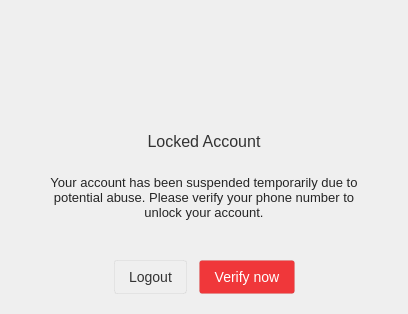
        <widget class="QWidget" name="pVerifySMSAccount">
         <layout class="QVBoxLayout" name="verifySmsLayout">
          <property name="spacing">
           <number>0</number>
          </property>
          <property name="leftMargin">
           <number>0</number>
          </property>
          <property name="topMargin">
           <number>0</number>
          </property>
          <property name="rightMargin">
           <number>0</number>
          </property>
          <property name="bottomMargin">
           <number>0</number>
          </property>
          <item>
           <widget class="QWidget" name="wContainerVerifySMS" native="true">
            <property name="styleSheet">
             <string notr="true">background: transparent;
image: none;</string>
            </property>
            <layout class="QVBoxLayout" name="containerVerifySmsLayout2">
             <property name="spacing">
              <number>0</number>
             </property>
             <property name="leftMargin">
              <number>0</number>
             </property>
             <property name="topMargin">
              <number>0</number>
             </property>
             <property name="rightMargin">
              <number>0</number>
             </property>
             <property name="bottomMargin">
              <number>11</number>
             </property>
             <item>
              <widget class="QWidget" name="wVerifyIcon" native="true">
               <property name="sizePolicy">
                <sizepolicy hsizetype="Preferred" vsizetype="Fixed">
                 <horstretch>0</horstretch>
                 <verstretch>0</verstretch>
                </sizepolicy>
               </property>
               <property name="minimumSize">
                <size>
                 <width>0</width>
                 <height>70</height>
                </size>
               </property>
               <property name="maximumSize">
                <size>
                 <width>16777215</width>
                 <height>70</height>
                </size>
               </property>
               <layout class="QHBoxLayout" name="verifyIconLayout">
                <property name="spacing">
                 <number>0</number>
                </property>
                <property name="leftMargin">
                 <number>0</number>
                </property>
                <property name="topMargin">
                 <number>0</number>
                </property>
                <property name="rightMargin">
                 <number>0</number>
                </property>
                <property name="bottomMargin">
                 <number>0</number>
                </property>
                <item>
                 <spacer name="horizontalSpacer_13">
                  <property name="orientation">
                   <enum>Qt::Horizontal</enum>
                  </property>
                  <property name="sizeHint" stdset="0">
                   <size>
                    <width>162</width>
                    <height>20</height>
                   </size>
                  </property>
                 </spacer>
                </item>
                <item>
                 <widget class="QToolButton" name="bVerifyIcon">
                  <property name="minimumSize">
                   <size>
                    <width>70</width>
                    <height>70</height>
                   </size>
                  </property>
                  <property name="maximumSize">
                   <size>
                    <width>70</width>
                    <height>70</height>
                   </size>
                  </property>
                  <property name="styleSheet">
                   <string notr="true">border: none;</string>
                  </property>
                  <property name="text">
                   <string/>
                  </property>
                  <property name="icon">
                   <iconset>
                    <normalon>:/images/locked_account_ico.png</normalon>
                   </iconset>
                  </property>
                  <property name="iconSize">
                   <size>
                    <width>70</width>
                    <height>70</height>
                   </size>
                  </property>
                 </widget>
                </item>
                <item>
                 <spacer name="horizontalSpacer_14">
                  <property name="orientation">
                   <enum>Qt::Horizontal</enum>
                  </property>
                  <property name="sizeHint" stdset="0">
                   <size>
                    <width>162</width>
                    <height>20</height>
                   </size>
                  </property>
                 </spacer>
                </item>
               </layout>
              </widget>
             </item>
             <item>
              <widget class="QWidget" name="wContainerVerifySMS_2" native="true">
               <property name="sizePolicy">
                <sizepolicy hsizetype="Preferred" vsizetype="Preferred">
                 <horstretch>0</horstretch>
                 <verstretch>0</verstretch>
                </sizepolicy>
               </property>
               <layout class="QVBoxLayout" name="containerVerifySmsLayout">
                <property name="spacing">
                 <number>0</number>
                </property>
                <property name="leftMargin">
                 <number>50</number>
                </property>
                <property name="topMargin">
                 <number>60</number>
                </property>
                <property name="rightMargin">
                 <number>50</number>
                </property>
                <property name="bottomMargin">
                 <number>0</number>
                </property>
                <item>
                 <widget class="QWidget" name="wInsideContainerVerifySMS" native="true">
                  <layout class="QVBoxLayout" name="verticalLayout_14">
                   <property name="spacing">
                    <number>24</number>
                   </property>
                   <property name="leftMargin">
                    <number>0</number>
                   </property>
                   <property name="topMargin">
                    <number>2</number>
                   </property>
                   <property name="rightMargin">
                    <number>0</number>
                   </property>
                   <property name="bottomMargin">
                    <number>0</number>
                   </property>
                   <item>
                    <widget class="QLabel" name="lVerifySMSTitle">
                     <property name="sizePolicy">
                      <sizepolicy hsizetype="Preferred" vsizetype="Expanding">
                       <horstretch>0</horstretch>
                       <verstretch>0</verstretch>
                      </sizepolicy>
                     </property>
                     <property name="styleSheet">
                      <string notr="true">#lVerifySMSTitle
{
        color: #333333;
        font-family: &quot;Lato&quot;;
        font-size: 16px;
}</string>
                     </property>
                     <property name="text">
                      <string>Locked Account</string>
                     </property>
                     <property name="alignment">
                      <set>Qt::AlignCenter</set>
                     </property>
                    </widget>
                   </item>
                   <item>
                    <widget class="QLabel" name="lVerifySMSDesc">
                     <property name="sizePolicy">
                      <sizepolicy hsizetype="Preferred" vsizetype="Expanding">
                       <horstretch>0</horstretch>
                       <verstretch>0</verstretch>
                      </sizepolicy>
                     </property>
                     <property name="styleSheet">
                      <string notr="true">#lVerifySMSDesc
{
        color: rgba(0,0,0,0.85);
        font-family: &quot;Lato&quot;;
        font-size: 13px;
        line-height: 15px;
}</string>
                     </property>
                     <property name="text">
                      <string>Your account has been suspended temporarily due to potential abuse. Please verify your phone number to unlock your account.</string>
                     </property>
                     <property name="alignment">
                      <set>Qt::AlignCenter</set>
                     </property>
                     <property name="wordWrap">
                      <bool>true</bool>
                     </property>
                    </widget>
                   </item>
                  </layout>
                 </widget>
                </item>
                <item>
                 <spacer name="verticalSpacer_4">
                  <property name="orientation">
                   <enum>Qt::Vertical</enum>
                  </property>
                  <property name="sizeHint" stdset="0">
                   <size>
                    <width>20</width>
                    <height>40</height>
                   </size>
                  </property>
                 </spacer>
                </item>
               </layout>
              </widget>
             </item>
             <item>
              <widget class="QWidget" name="wVerifySMSButtons" native="true">
               <property name="sizePolicy">
                <sizepolicy hsizetype="Preferred" vsizetype="Preferred">
                 <horstretch>0</horstretch>
                 <verstretch>0</verstretch>
                </sizepolicy>
               </property>
               <property name="minimumSize">
                <size>
                 <width>0</width>
                 <height>0</height>
                </size>
               </property>
               <property name="maximumSize">
                <size>
                 <width>16777215</width>
                 <height>16777215</height>
                </size>
               </property>
               <layout class="QHBoxLayout" name="verifySmsButtonsLayout">
                <property name="spacing">
                 <number>12</number>
                </property>
                <property name="topMargin">
                 <number>0</number>
                </property>
                <item>
                 <spacer name="verifySmsButtonsSpacer">
                  <property name="orientation">
                   <enum>Qt::Horizontal</enum>
                  </property>
                  <property name="sizeHint" stdset="0">
                   <size>
                    <width>66</width>
                    <height>20</height>
                   </size>
                  </property>
                 </spacer>
                </item>
                <item>
                 <widget class="QPushButton" name="bVerifySMSLogout">
                  <property name="minimumSize">
                   <size>
                    <width>0</width>
                    <height>34</height>
                   </size>
                  </property>
                  <property name="maximumSize">
                   <size>
                    <width>16777215</width>
                    <height>34</height>
                   </size>
                  </property>
                  <property name="cursor">
                   <cursorShape>PointingHandCursor</cursorShape>
                  </property>
                  <property name="styleSheet">
                   <string notr="true">#bVerifySMSLogout
{
 background-color: qlineargradient(x1: 0, y1: 0, x2: 0, y2: 1,
                                      stop: 0 #ffffff, stop: 1 #fcfcfc);
 border-radius: 3px;
 border: 1px solid rgba(0, 0, 0, 5%);
 padding: 7px 14px 7px 14px;
 font-family: &quot;Lato&quot;;
 font-size: 14px;
 color: #333333;

}</string>
                  </property>
                  <property name="text">
                   <string>Logout</string>
                  </property>
                 </widget>
                </item>
                <item>
                 <widget class="QPushButton" name="bVerifySMS">
                  <property name="minimumSize">
                   <size>
                    <width>0</width>
                    <height>34</height>
                   </size>
                  </property>
                  <property name="maximumSize">
                   <size>
                    <width>16777215</width>
                    <height>34</height>
                   </size>
                  </property>
                  <property name="cursor">
                   <cursorShape>PointingHandCursor</cursorShape>
                  </property>
                  <property name="styleSheet">
                   <string notr="true">#bVerifySMS
{
background-color: #F0373A;
 border-radius: 3px;
 border: 1px solid rgba(0, 0, 0, 5%);
 padding: 7px 14px 7px 14px;
 font-family: &quot;Lato&quot;;
 font-size: 14px;
 color: #ffffff;

}</string>
                  </property>
                  <property name="text">
                   <string>Verify now</string>
                  </property>
                 </widget>
                </item>
                <item>
                 <spacer name="verifySmsSpacer">
                  <property name="orientation">
                   <enum>Qt::Horizontal</enum>
                  </property>
                  <property name="sizeHint" stdset="0">
                   <size>
                    <width>65</width>
                    <height>20</height>
                   </size>
                  </property>
                 </spacer>
                </item>
               </layout>
              </widget>
             </item>
            </layout>
           </widget>
          </item>
         </layout>
        </widget>
